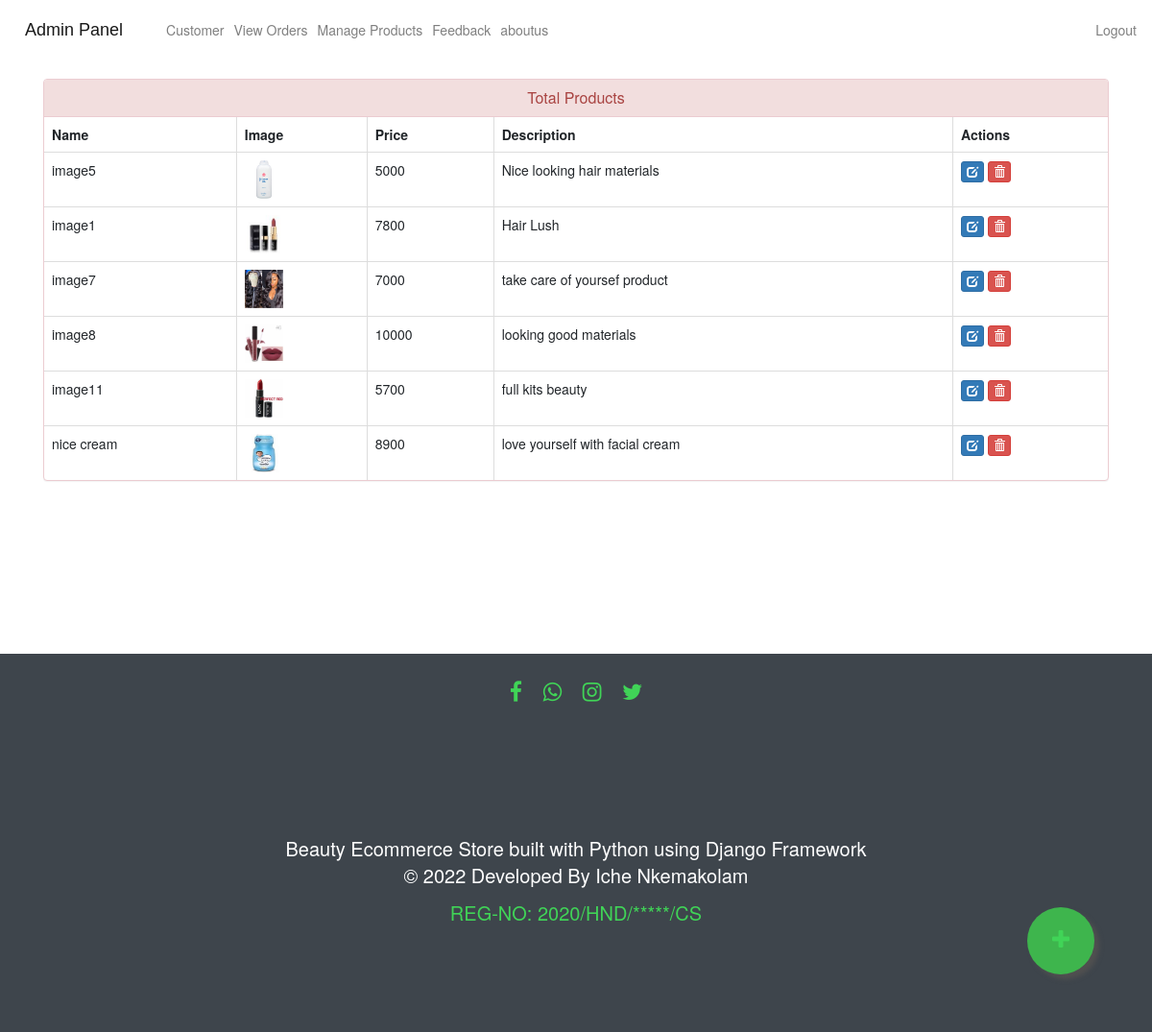
The page /admin-products (signed in) on the database its author committed.
### ecom/models.py (models this page shows, shortened)
class Product(models.Model):
    name=models.CharField(max_length=40)
    product_image= models.ImageField(upload_to='product_image/',null=True,blank=True)
    price = models.PositiveIntegerField()
    description=models.CharField(max_length=40)

### ecom/views.py (the view)
# urls.py: path('admin-products', views.admin_products_view,name='admin-products'),
@login_required(login_url='adminlogin')
def admin_products_view(request):
    products=models.Product.objects.all()
    return render(request,'ecom/admin_products.html',{'products':products})

### templates/ecom/admin_products.html (shortened to what this page needs)
{% extends 'ecom/admin_base.html' %}
{% load static %}
{% block content %}
<head>
  <link href="//netdna.bootstrapcdn.com/bootstrap/3.0.0/css/bootstrap.min.css" rel="stylesheet" id="bootstrap-css">
</head>
<div class="container">
  <div class="panel panel-danger">
    <div class="panel-heading">
      <h6 class="panel-title">Total Products</h6>
    </div>
    <table class="table table-hover table-bordered" id="dev-table">
      <thead>
        <tr>
          <th>Name</th>
          <th>Image</th>
          <th>Price</th>
          <th>Description</th>
          <th>Actions</th>
        </tr>
      </thead>
      {% for p in products %}
  {% if p %}
      <tr>
        <td> {{p.name}}</td>
        <td> <img src="{% static p.product_image.url %}" alt="Profile Pic" height="40px" width="40px" /></td>
        <td>{{p.price}}</td>
        <td>{{p.description}}</td>
        <td><a class="btn btn-primary btn-xs" href="{% url 'update-product' p.id  %}"><span class="glyphicon glyphicon-edit"></span></a>
          <a class="btn btn-danger btn-xs" href="{% url 'delete-product' p.id  %}"><span class="glyphicon glyphicon-trash"></span></a></td>
      </tr>
      {%else%}
      <br><br><br>
      <h1>No Products!!</h1>
      {% endif %}
      {% endfor %}
    </table>
  </div>
</div>
<a href="/admin-add-product" class="float">
<i class="fa fa-plus my-float"></i>
</a>
{% endblock content %}

### templates/ecom/admin_base.html (style rules this page uses)
.fa { font-size: 23px; border-radius:50%; justify-content:center; align-items:center; text-align: center; text-decoration: none; margin: 8px; color:#40D457 }

### templates/ecom/admin_products.html (style rules this page uses)
a:link { text-decoration: none; }
h6 { text-align: center; }
.float { position:fixed; width:70px; height:70px; bottom:60px; right:60px; background-color:#3eb54d; color:#FFF; border-radius:50px; text-align:center; box-shadow: 5px 5px 5px #505050; }
.my-float { margin-top:22px; }

### rows shown on the page
Product: name "image5", product_image (picture), price "5000", description "Nice looking hair materials"
Product: name "image1", product_image (picture), price "7800", description "Hair Lush"
Product: name "image7", product_image (picture), price "7000", description "take care of yoursef product"
Product: name "image8", product_image (picture), price "10000", description "looking good materials"
Product: name "image11", product_image (picture), price "5700", description "full kits beauty"
Product: name "nice cream", product_image (picture), price "8900", description "love yourself with facial cream"
